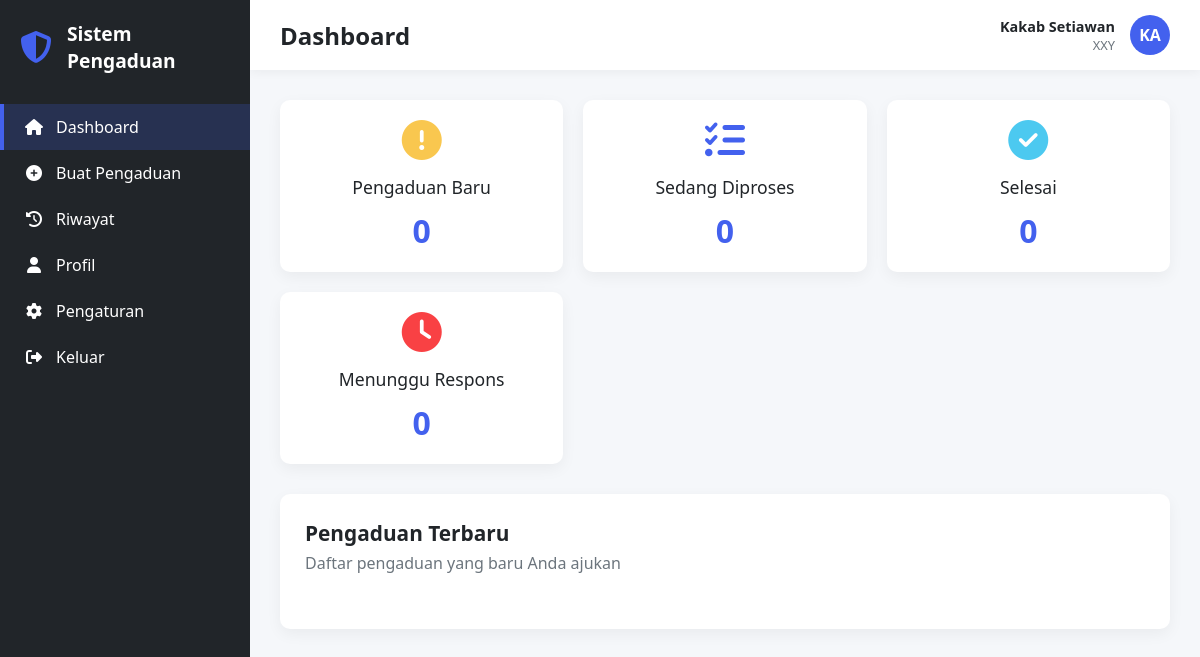
The app's page /dashboard.php (signed in) with its own data.
### tables this page shows
CREATE TABLE `users` (
  `id` int NOT NULL,
  `username` varchar(100) NOT NULL,
  `password` varchar(255) NOT NULL,
  `full_name` varchar(255) DEFAULT NULL,
  `nisn` varchar(50) DEFAULT NULL,
  `email` varchar(150) DEFAULT NULL,
  `kelas` varchar(50) DEFAULT NULL,
  `role` varchar(50) DEFAULT 'siswa',
  `created_at` timestamp NOT NULL DEFAULT CURRENT_TIMESTAMP
);

### config.php (called while the page is built, shortened)
<?php
function is_logged_in() {
    return isset($_SESSION['user_id']);
}
function current_user($pdo) {
    $stmt = $pdo->prepare("SELECT id, username, full_name, nisn, email, kelas FROM users WHERE id = ?");
    $stmt->execute([$_SESSION['user_id']]);
    return $stmt->fetch(PDO::FETCH_ASSOC);
}

### dashboard.php (the view, shortened to what this page needs)
<?php
require_once 'config.php';
$user = current_user($pdo);
$counts = [
    'pending' => 0,
    'process' => 0,
    'resolved' => 0
];
$cssPath = file_exists(__DIR__ . '/static/css/style.css') ? 'static/css/style.css' : (file_exists(__DIR__.'/style.css') ? 'style.css' : 'static/css/style.css');
?>
<!DOCTYPE html>
<html lang="id">
<head>
    <link rel="stylesheet" href="https://cdnjs.cloudflare.com/ajax/libs/font-awesome/6.4.0/css/all.min.css">
    <link rel="stylesheet" href="<?= htmlspecialchars($cssPath) ?>">
</head>
<body>
    <div class="sidebar" id="sidebar">
        <div class="logo">
            <i class="fas fa-shield-alt"></i>
            <span class="logo-text">Sistem Pengaduan</span>
        </div>
            <ul class="sidebar-menu">
            <li class="menu-item active" data-page="dashboard">
                <i class="fas fa-home"></i>
                <span class="menu-text">Dashboard</span>
            </li>
            <li class="menu-item" data-page="complaint">
                <i class="fas fa-plus-circle"></i>
                <span class="menu-text">Buat Pengaduan</span>
            </li>
            <li class="menu-item">
                <a href="history.php" style="display:flex; align-items:center; gap:12px; text-decoration:none; color:inherit;">
                    <i class="fas fa-history"></i>
                    <span class="menu-text">Riwayat</span>
                </a>
            </li>
            <li class="menu-item" data-page="profile">
                <i class="fas fa-user"></i>
                <span class="menu-text">Profil</span>
            </li>
            <li class="menu-item" data-page="settings">
                <i class="fas fa-cog"></i>
                <span class="menu-text">Pengaturan</span>
            </li>
            <li class="menu-item" id="logout-btn">
                <i class="fas fa-sign-out-alt"></i>
                <span class="menu-text">Keluar</span>
            </li>
        </ul>
    </div>
    <div class="main-content">
        <div class="header">
            <div class="page-title" id="page-title">Dashboard</div>
            <div class="user-menu">
                <div class="user-info">
                    <div class="user-name"><?= htmlspecialchars($user['full_name'] ?: $user['username']) ?></div>
                    <div class="user-role"><?=htmlspecialchars($user['kelas'] ?: 'Siswa')?></div>
                </div>
                <div class="user-avatar"><?=strtoupper(substr(htmlspecialchars($user['full_name'] ?: $user['username']),0,2))?></div>
            </div>
        </div>
        <div class="content">
            <div class="page active" id="dashboard-page">
                <div class="dashboard-grid">
    <div class="card card-warning">
        <i class="fas fa-exclamation-circle"></i>
        <div class="card-title">Pengaduan Baru</div>
        <div class="card-value" id="new-count"><?= $counts['pending'] ?></div>
    </div>
    <div class="card card-primary">
        <i class="fas fa-tasks"></i>
        <div class="card-title">Sedang Diproses</div>
        <div class="card-value" id="process-count"><?= $counts['process'] ?></div>
    </div>
    <div class="card card-success">
        <i class="fas fa-check-circle"></i>
        <div class="card-title">Selesai</div>
        <div class="card-value" id="resolved-count"><?= $counts['resolved'] ?></div>
    </div>
    <div class="card card-danger">
        <i class="fas fa-clock"></i>
        <div class="card-title">Menunggu Respons</div>
        <div class="card-value" id="waiting-count"><?= $counts['pending'] ?></div>
    </div>
</div>
                <div class="form-container">
                    <div class="form-header">
                        <h2 class="form-title">Pengaduan Terbaru</h2>
                        <p class="form-description">Daftar pengaduan yang baru Anda ajukan</p>
                    </div>
                </div>
            </div>
        </div>
    </div>
</body>
</html>

### static/css/style.css (style rules this page uses)
* { margin: 0; padding: 0; box-sizing: border-box; font-family: 'Segoe UI', Tahoma, Geneva, Verdana, sans-serif; }
:root { --primary: #4361ee; --secondary: #3a0ca3; --accent: #f72585; --light: #f8f9fa; --dark: #212529; --success: #4cc9f0; --warning: #f9c74f; --danger: #f94144; --psychical: #7209b7; --physical: #f3722c; --sidebar-width: 250px; --header-height: 70px; }
body { background-color: #f5f7fa; min-height: 100vh; display: flex; color: var(--dark); }
.sidebar { width: var(--sidebar-width); background: var(--dark); color: white; height: 100vh; position: fixed; left: 0; top: 0; padding: 20px 0; transition: all 0.3s ease; z-index: 1000; overflow-y: auto; }
.logo { display: flex; align-items: center; justify-content: center; gap: 15px; margin-bottom: 30px; padding: 0 20px; }
.logo i { font-size: 2rem; color: var(--primary); }
.logo-text { color: white; font-size: 1.2rem; font-weight: 600; }
.sidebar-menu { list-style: none; padding: 0; margin: 0; }
.menu-item { padding: 12px 20px; display: flex; align-items: center; gap: 12px; cursor: pointer; transition: all 0.3s ease; border-left: 4px solid transparent; }
.menu-item.active { background: rgba(67, 97, 238, 0.2); border-left: 4px solid var(--primary); }
.menu-item i { width: 20px; text-align: center; }
.main-content { flex: 1; margin-left: var(--sidebar-width); width: calc(100% - var(--sidebar-width)); min-height: 100vh; }
.header { background: white; height: var(--header-height); padding: 0 30px; display: flex; align-items: center; justify-content: space-between; box-shadow: 0 2px 10px rgba(0, 0, 0, 0.05); position: sticky; top: 0; z-index: 100; }
.page-title { font-size: 1.5rem; font-weight: 600; }
.user-menu { display: flex; align-items: center; gap: 15px; }
.user-info { text-align: right; }
.user-name { font-weight: 600; font-size: 0.9rem; }
.user-role { font-size: 0.8rem; color: #6c757d; }
.user-avatar { width: 40px; height: 40px; border-radius: 50%; background: var(--primary); color: white; display: flex; align-items: center; justify-content: center; font-weight: bold; }
.content { padding: 30px; min-height: calc(100vh - var(--header-height)); }
.dashboard-grid { display: grid; grid-template-columns: repeat(auto-fit, minmax(240px, 1fr)); gap: 20px; margin-bottom: 30px; }
.card { background: white; border-radius: 10px; padding: 20px; box-shadow: 0 5px 15px rgba(0, 0, 0, 0.05); text-align: center; transition: transform 0.3s ease; }
.card i { font-size: 2.5rem; margin-bottom: 15px; }
.card-title { font-size: 1.1rem; margin-bottom: 10px; color: var(--dark); }
.card-value { font-size: 2rem; font-weight: 700; color: var(--primary); }
.card-warning i { color: var(--warning); }
.card-primary i { color: var(--primary); }
.card-success i { color: var(--success); }
.card-danger i { color: var(--danger); }
.form-container { background: white; border-radius: 10px; padding: 25px; box-shadow: 0 5px 15px rgba(0, 0, 0, 0.05); margin-bottom: 30px; }
.form-header { margin-bottom: 20px; }
.form-title { font-size: 1.3rem; font-weight: 600; color: var(--dark); }
.form-description { color: #6c757d; margin-top: 5px; }
.page { display: none; min-height: calc(100vh - var(--header-height)); }
.page.active { display: block; }

### records on screen
users: full_name "Kakab Setiawan", kelas "XXY", full_name "KA"

### other values on screen
$counts['pending'] "0"
$counts['process'] "0"
$counts['resolved'] "0"
